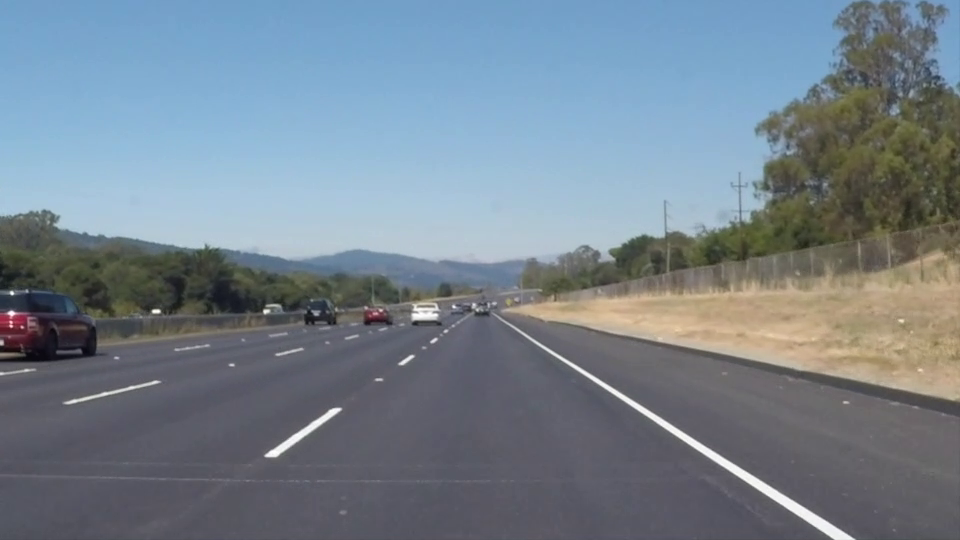
#> input picture frame 22 of Advanced_lane_detection/solidWhiteRight.mp4, 960 x 540 px, given in place of cr7.mp4, which was not available
$ python video_stitch.py
#> lines starting #> are read from the running program, lines starting #| are printed output that depends on the picture; pictures that were not available may be replaced by others from this repository, and a replacement may not be noted
### Realtime_image_stitching/panorama.py
import numpy as np
import imutils
import cv2


class Panaroma:

    def image_stitch(self, images, lowe_ratio=0.75, max_Threshold=4.0,match_status=False):

        (imageB, imageA) = images
        (KeypointsA, features_of_A) = self.Detect_Feature_And_KeyPoints(imageA)
        (KeypointsB, features_of_B) = self.Detect_Feature_And_KeyPoints(imageB)

        Values = self.matchKeypoints(KeypointsA, KeypointsB,features_of_A, features_of_B, lowe_ratio, max_Threshold)

        if Values is None:
            return None

        (matches, Homography, status) = Values
        result_image = self.getwarp_perspective(imageA,imageB,Homography)
        result_image[0:imageB.shape[0], 0:imageB.shape[1]] = imageB

        if match_status:
            vis = self.draw_Matches(imageA, imageB, KeypointsA, KeypointsB, matches,status)

            return (result_image, vis)

        return result_image

    def getwarp_perspective(self,imageA,imageB,Homography):
        val = imageA.shape[1] + imageB.shape[1]
        result_image = cv2.warpPerspective(imageA, Homography, (val , imageA.shape[0]))

        return result_image

    def Detect_Feature_And_KeyPoints(self, image):
        gray = cv2.cvtColor(image, cv2.COLOR_BGR2GRAY)

        descriptors = cv2.xfeatures2d.SIFT_create()
        (Keypoints, features) = descriptors.detectAndCompute(image, None)

        Keypoints = np.float32([i.pt for i in Keypoints])
        return (Keypoints, features)

    def get_Allpossible_Match(self,featuresA,featuresB):


        match_instance = cv2.DescriptorMatcher_create("BruteForce")
        All_Matches = match_instance.knnMatch(featuresA, featuresB, 2)

        return All_Matches

    def All_validmatches(self,AllMatches,lowe_ratio):

        valid_matches = []

        for val in AllMatches:
            if len(val) == 2 and val[0].distance < val[1].distance * lowe_ratio:
                valid_matches.append((val[0].trainIdx, val[0].queryIdx))

        return valid_matches

    def Compute_Homography(self,pointsA,pointsB,max_Threshold):


        (H, status) = cv2.findHomography(pointsA, pointsB, cv2.RANSAC, max_Threshold)
        return (H,status)

    def matchKeypoints(self, KeypointsA, KeypointsB, featuresA, featuresB,lowe_ratio, max_Threshold):

        AllMatches = self.get_Allpossible_Match(featuresA,featuresB);
        valid_matches = self.All_validmatches(AllMatches,lowe_ratio)

        if len(valid_matches) > 4:

            pointsA = np.float32([KeypointsA[i] for (_,i) in valid_matches])
            pointsB = np.float32([KeypointsB[i] for (i,_) in valid_matches])

            (Homograpgy, status) = self.Compute_Homography(pointsA, pointsB, max_Threshold)

            return (valid_matches, Homograpgy, status)
        else:
            return None

    def get_image_dimension(self,image):
        (h,w) = image.shape[:2]
        return (h,w)

    def get_points(self,imageA,imageB):

        (hA, wA) = self.get_image_dimension(imageA)
        (hB, wB) = self.get_image_dimension(imageB)
        vis = np.zeros((max(hA, hB), wA + wB, 3), dtype="uint8")
        vis[0:hA, 0:wA] = imageA
        vis[0:hB, wA:] = imageB

        return vis


    def draw_Matches(self, imageA, imageB, KeypointsA, KeypointsB, matches, status):

        (hA,wA) = self.get_image_dimension(imageA)
        vis = self.get_points(imageA,imageB)

        for ((trainIdx, queryIdx), s) in zip(matches, status):
            if s == 1:
                ptA = (int(KeypointsA[queryIdx][0]), int(KeypointsA[queryIdx][1]))
                ptB = (int(KeypointsB[trainIdx][0]) + wA, int(KeypointsB[trainIdx][1]))
                cv2.line(vis, ptA, ptB, (0, 255, 0), 1)

        return vis

### Realtime_image_stitching/video_stitch.py
from panorama import Panaroma
import cv2
import numpy as np

video_left = cv2.VideoCapture('video_left.mp4')
video_right = cv2.VideoCapture('video_right.mp4')
video = cv2.VideoCapture('cr7.mp4')

while True:
    rets, frame = video.read()
#> frame is the input picture: shape (540, 960, 3); mean B, G, R 141.9, 130.7, 117.7
    ret, frame_left = video_left.read()
    ret2, frame_right = video_right.read()
    no_of_images = 2
    images = [frame_left, frame_right]

    panaroma = Panaroma()

    (result, matched_points) = panaroma.image_stitch([images[0], images[1]], match_status=True)
#> in Detect_Feature_And_KeyPoints, `gray = cv2.cvtColor(image, cv2.COLOR_BGR2GRAY)`:
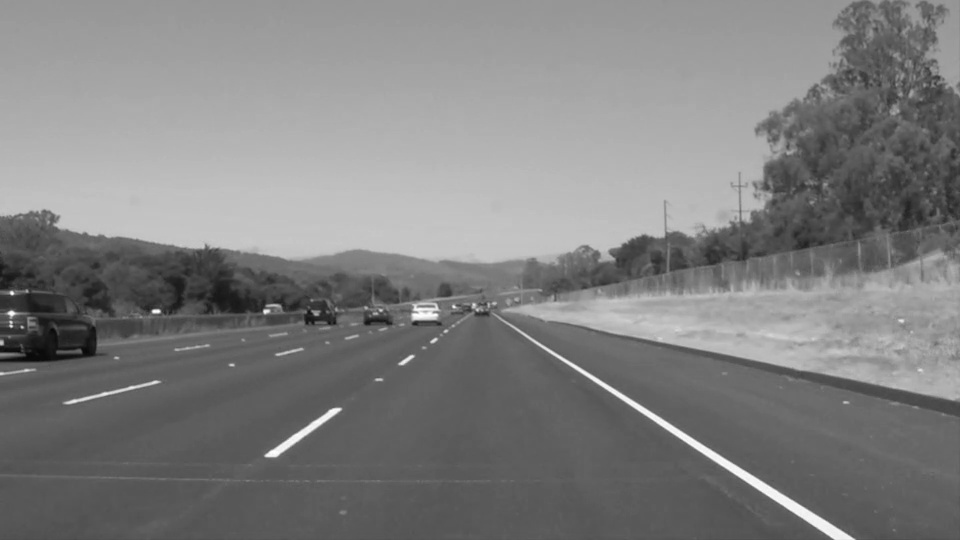
#> gray: shape (540, 960); min 6, max 255, mean 128
#> in Detect_Feature_And_KeyPoints, `(Keypoints, features) = descriptors.detectAndCompute(image, None)`: Keypoints = 874 keypoints; strongest (x, y, size): (11, 313, 4.3), (156, 311, 4.2), (11, 326, 2.1), (274, 453, 7)
#> in Detect_Feature_And_KeyPoints, `Keypoints = np.float32([i.pt for i in Keypoints])`: Keypoints = 874 pairs, first value 4.3 to 957.1, second value 5.78 to 535.9
#> in image_stitch, `(KeypointsA, features_of_A) = self.Detect_Feature_And_KeyPoints(imageA)`: KeypointsA has the same summary as Keypoints in Detect_Feature_And_KeyPoints
#> in Detect_Feature_And_KeyPoints (call 2), `(Keypoints, features) = descriptors.detectAndCompute(image, None)`: Keypoints = 874 keypoints; strongest (x, y, size): (11, 313, 4.3), (156, 311, 4.2), (11, 326, 2.1), (274, 453, 7)
#> in image_stitch, `(KeypointsB, features_of_B) = self.Detect_Feature_And_KeyPoints(imageB)`: KeypointsB = 874 pairs, first value 4.3 to 957.1, second value 5.78 to 535.9
#> in get_Allpossible_Match, `All_Matches = match_instance.knnMatch(featuresA, featuresB, 2)`: All_Matches = 874 matches
#> after the loop in All_validmatches, `for val in AllMatches:`: valid_matches = 874 pairs, first value 0 to 873, second value 0 to 873
#> in matchKeypoints, `pointsA = np.float32([KeypointsA[i] for (_,i) in valid_matches])`: pointsA has the same summary as KeypointsB in image_stitch
#> in matchKeypoints, `pointsB = np.float32([KeypointsB[i] for (i,_) in valid_matches])`: pointsB has the same summary as KeypointsB in image_stitch
#> in Compute_Homography, `(H, status) = cv2.findHomography(pointsA, pointsB, cv2.RANSAC, max_Thr..`: H = [[1, 6.4e-15, -4.29e-12], [5.3e-15, 1, -5.1e-12], [1.74e-17, 1.6e-17, 1]]; status = 874 values from 1 to 1
#> in matchKeypoints, `(Homograpgy, status) = self.Compute_Homography(pointsA, pointsB, max_T..`: Homograpgy has the same summary as H in Compute_Homography
#> in image_stitch, `(matches, Homography, status) = Values`: matches has the same summary as valid_matches in All_validmatches; Homography has the same summary as H in Compute_Homography
#> in getwarp_perspective, `result_image = cv2.warpPerspective(imageA, Homography, (val , imageA.s..`:
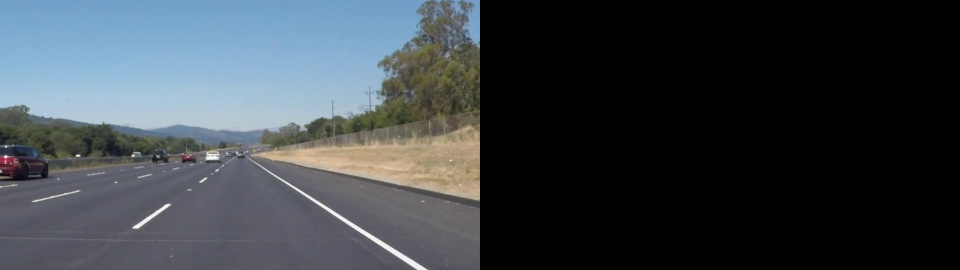
#> result_image: shape (540, 1920, 3) (shown at 1/2 size); mean B, G, R 71, 65.3, 58.8
#> in draw_Matches, `(hA,wA) = self.get_image_dimension(imageA)`: hA = 540; wA = 960
#> in get_points, `(hA, wA) = self.get_image_dimension(imageA)`: hA = 540; wA = 960
#> in get_points, `(hB, wB) = self.get_image_dimension(imageB)`: hB = 540; wB = 960
#> in get_points, `vis[0:hB, wA:] = imageB`:
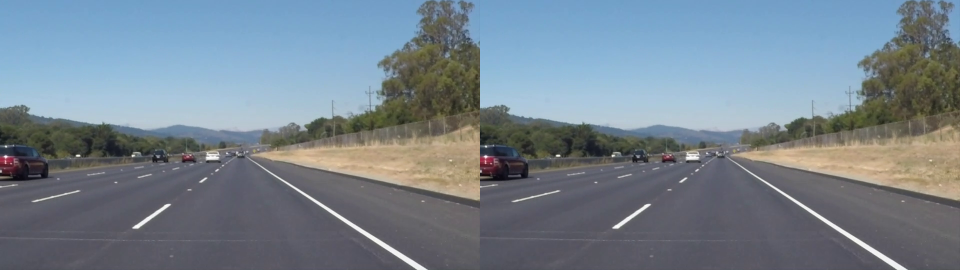
#> vis: shape (540, 1920, 3) (shown at 1/2 size); mean B, G, R 141.9, 130.7, 117.7
#> the loop in draw_Matches, `for ((trainIdx, queryIdx), s) in zip(matches, status):` made 874 passes
#> (ptA, ptB) on passes 1 to 12: ((4, 370), (964, 370)), ((5, 342), (965, 342)), ((6, 286), (966, 286)), ((7, 317), (967, 317)), ((8, 309), (968, 309)), ((8, 319), (968, 319)), ((8, 319), (968, 319)), ((9, 336), (969, 336)), ((9, 336), (969, 336)), ((9, 220), (969, 220)), ((10, 321), (970, 321)), ((10, 321), (970, 321))
#> ptA on pass 100: (80, 231)
#> after the loop in draw_Matches, `for ((trainIdx, queryIdx), s) in zip(matches, status):`:
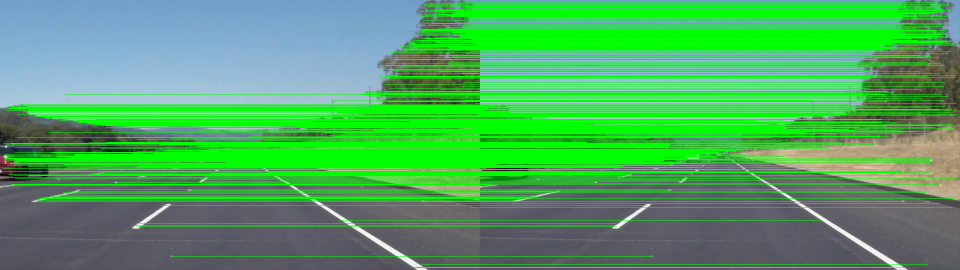
#> vis: shape (540, 1920, 3) (shown at 1/2 size); mean B, G, R 95, 168.9, 77.6
    final = result[0:360, 0:630]
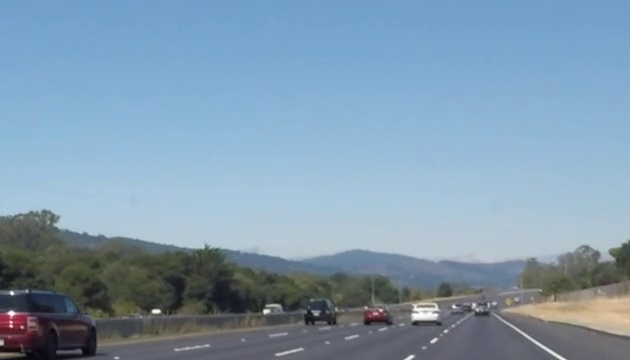
#> final: shape (360, 630, 3); mean B, G, R 174.7, 154.3, 128.3

    cv2.imshow('result', final)
    cv2.imshow('left', frame_left)
    cv2.imshow('right', frame_right)

    key = cv2.waitKey(1)
#> (key Esc is pressed here)
    if key == 27:
        break

cv2.destroyAllWindows()

$ run again, starting later in the video
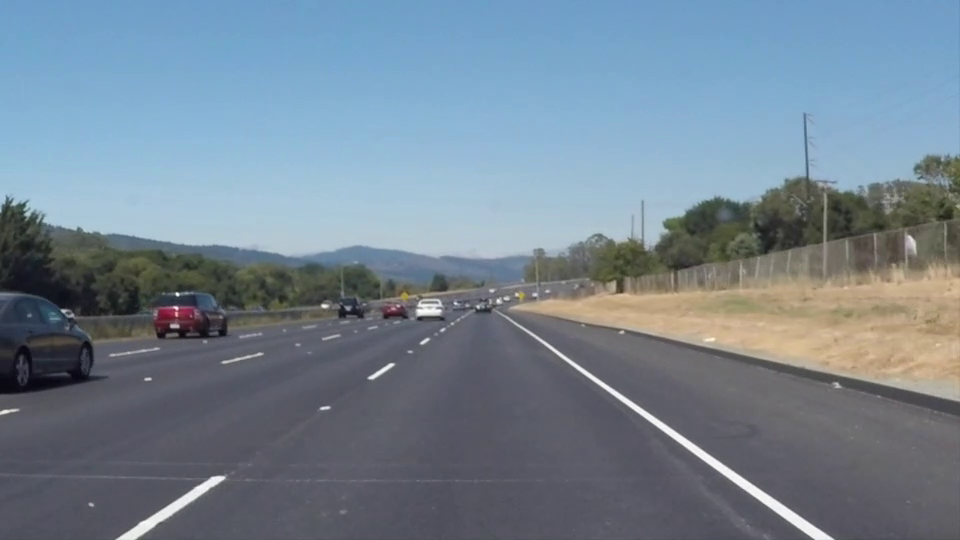
#> input picture frame 99 of Advanced_lane_detection/solidWhiteRight.mp4, 960 x 540 px, given in place of cr7.mp4, which was not available
#> frame is the input picture: shape (540, 960, 3); mean B, G, R 146, 132.3, 116.7
#> in Detect_Feature_And_KeyPoints, `(Keypoints, features) = descriptors.detectAndCompute(image, None)`: Keypoints = 816 keypoints; strongest (x, y, size): (177, 294, 2.6), (176, 308, 2.7), (324, 306, 3.6), (63, 311, 3.1)
#> in Detect_Feature_And_KeyPoints, `Keypoints = np.float32([i.pt for i in Keypoints])`: Keypoints = 816 pairs, first value 3 to 956.2, second value 122.5 to 536
#> KeypointsA has the same summary as Keypoints in Detect_Feature_And_KeyPoints
#> in Detect_Feature_And_KeyPoints (call 2), `(Keypoints, features) = descriptors.detectAndCompute(image, None)`: Keypoints = 816 keypoints; strongest (x, y, size): (177, 294, 2.6), (176, 308, 2.7), (324, 306, 3.6), (63, 311, 3.1)
#> KeypointsB = 816 pairs, first value 3 to 956.2, second value 122.5 to 536
#> All_Matches = 816 matches
#> after the loop in All_validmatches, `for val in AllMatches:`: valid_matches = 816 pairs, first value 0 to 815, second value 0 to 815
#> pointsA has the same summary as KeypointsB in image_stitch
#> pointsB has the same summary as KeypointsB in image_stitch
#> in Compute_Homography, `(H, status) = cv2.findHomography(pointsA, pointsB, cv2.RANSAC, max_Thr..`: H = [[1, 4.03e-15, -1.16e-12], [-3.72e-16, 1, -1.99e-13], [-1.71e-18, 3.29e-18, 1]]; status = 816 values from 1 to 1
#> in matchKeypoints, `(Homograpgy, status) = self.Compute_Homography(pointsA, pointsB, max_T..`: Homograpgy has the same summary as H in Compute_Homography
#> in image_stitch, `(matches, Homography, status) = Values`: matches has the same summary as valid_matches in All_validmatches; Homography has the same summary as H in Compute_Homography
#> in getwarp_perspective, `result_image = cv2.warpPerspective(imageA, Homography, (val , imageA.s..`:
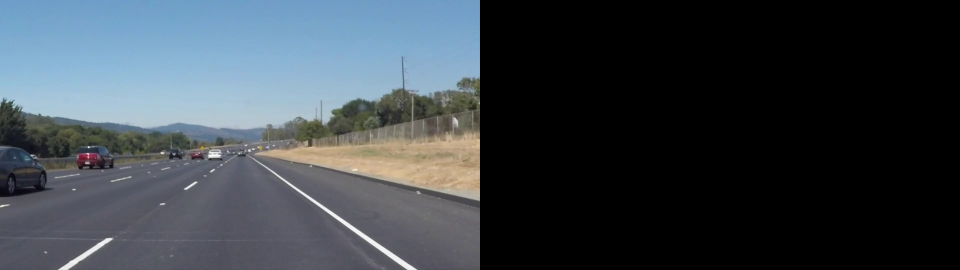
#> result_image: shape (540, 1920, 3) (shown at 1/2 size); mean B, G, R 73, 66.2, 58.4
#> in draw_Matches, `(hA,wA) = self.get_image_dimension(imageA)`: hA = 540; wA = 960
#> in get_points, `(hA, wA) = self.get_image_dimension(imageA)`: hA = 540; wA = 960
#> hB = 540; wB = 960
#> the loop in draw_Matches, `for ((trainIdx, queryIdx), s) in zip(matches, status):` made 816 passes
#> (ptA, ptB) on passes 1 to 8: ((2, 205), (962, 205)), ((3, 202), (963, 202)), ((4, 198), (964, 198)), ((5, 411), (965, 411)), ((5, 411), (965, 411)), ((6, 206), (966, 206)), ((8, 212), (968, 212)), ((8, 212), (968, 212))
#> `final = result[0:360, 0:630]`:
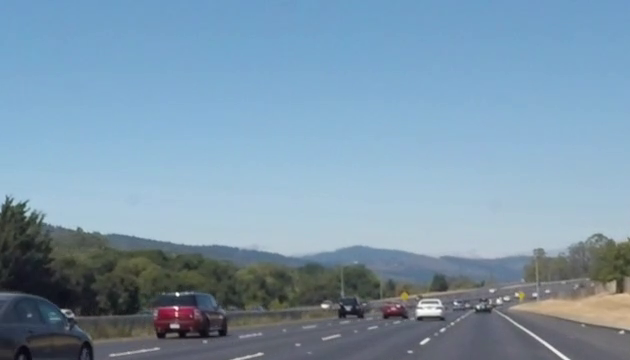
#> final: shape (360, 630, 3); mean B, G, R 171.8, 151.4, 124.2

$ run again, starting later in the video
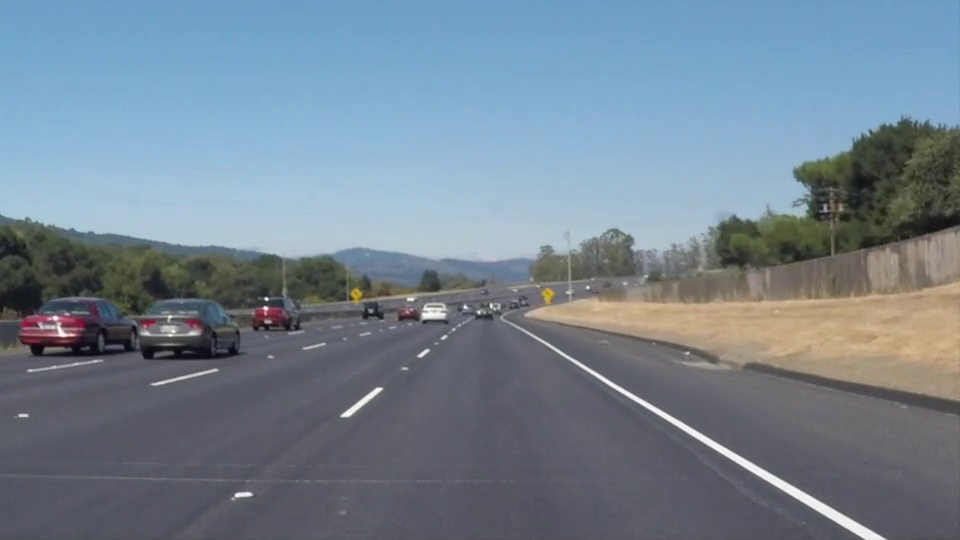
#> input picture frame 176 of Advanced_lane_detection/solidWhiteRight.mp4, 960 x 540 px, given in place of cr7.mp4, which was not available
#> frame is the input picture: shape (540, 960, 3); mean B, G, R 145.2, 131.6, 116.5
#> in Detect_Feature_And_KeyPoints, `(Keypoints, features) = descriptors.detectAndCompute(image, None)`: Keypoints = 873 keypoints; strongest (x, y, size): (266, 299, 2.6), (266, 308, 3.2), (55, 318, 3.3), (347, 414, 5.3)
#> in Detect_Feature_And_KeyPoints, `Keypoints = np.float32([i.pt for i in Keypoints])`: Keypoints = 873 pairs, first value 4.63 to 956.1, second value 116.3 to 535.8
#> KeypointsA has the same summary as Keypoints in Detect_Feature_And_KeyPoints
#> in Detect_Feature_And_KeyPoints (call 2), `(Keypoints, features) = descriptors.detectAndCompute(image, None)`: Keypoints = 873 keypoints; strongest (x, y, size): (266, 299, 2.6), (266, 308, 3.2), (55, 318, 3.3), (347, 414, 5.3)
#> KeypointsB = 873 pairs, first value 4.63 to 956.1, second value 116.3 to 535.8
#> All_Matches = 873 matches
#> after the loop in All_validmatches, `for val in AllMatches:`: valid_matches = 873 pairs, first value 0 to 872, second value 0 to 872
#> pointsA has the same summary as KeypointsB in image_stitch
#> pointsB has the same summary as KeypointsB in image_stitch
#> in Compute_Homography, `(H, status) = cv2.findHomography(pointsA, pointsB, cv2.RANSAC, max_Thr..`: H = [[1, -4.26e-15, 1.87e-12], [-1.64e-15, 1, 2.31e-12], [-5.25e-18, -1.23e-17, 1]]; status = 873 values from 1 to 1
#> in matchKeypoints, `(Homograpgy, status) = self.Compute_Homography(pointsA, pointsB, max_T..`: Homograpgy has the same summary as H in Compute_Homography
#> in image_stitch, `(matches, Homography, status) = Values`: matches has the same summary as valid_matches in All_validmatches; Homography has the same summary as H in Compute_Homography
#> in getwarp_perspective, `result_image = cv2.warpPerspective(imageA, Homography, (val , imageA.s..`:
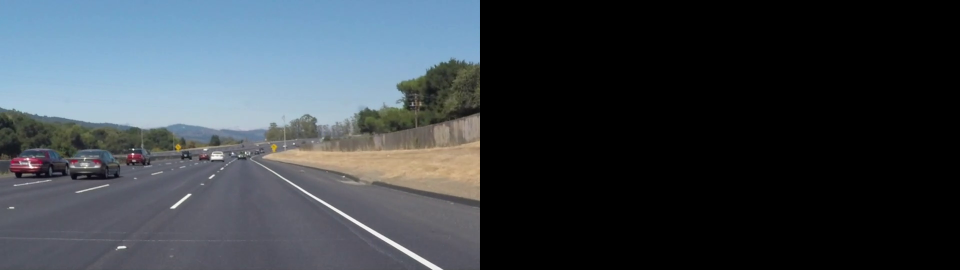
#> result_image: shape (540, 1920, 3) (shown at 1/2 size); mean B, G, R 72.6, 65.8, 58.3
#> in draw_Matches, `(hA,wA) = self.get_image_dimension(imageA)`: hA = 540; wA = 960
#> in get_points, `(hA, wA) = self.get_image_dimension(imageA)`: hA = 540; wA = 960
#> hB = 540; wB = 960
#> the loop in draw_Matches, `for ((trainIdx, queryIdx), s) in zip(matches, status):` made 873 passes
#> (ptA, ptB) on passes 1 to 8: ((4, 308), (964, 308)), ((6, 213), (966, 213)), ((9, 316), (969, 316)), ((9, 220), (969, 220)), ((15, 312), (975, 312)), ((16, 266), (976, 266)), ((16, 266), (976, 266)), ((18, 221), (978, 221))
#> `final = result[0:360, 0:630]`:
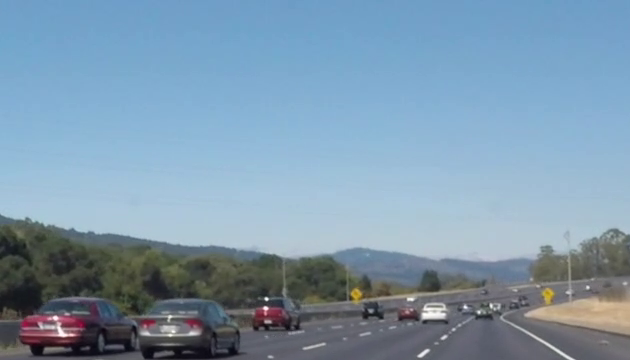
#> final: shape (360, 630, 3); mean B, G, R 172.6, 152.1, 125.6
